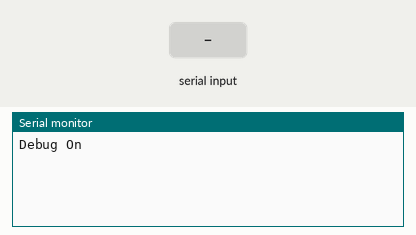
This sketch was run on a simulated Arduino Uno, built with avr-gcc and run on an emulated ATmega328P. On the bench: the last lines printed to the serial monitor. The test bench sets the inputs (shaded band). No radio packets arrive unless stated.

Above: at 1.2 s.
1.3 s: "1" received over Serial
At 3.5 s:
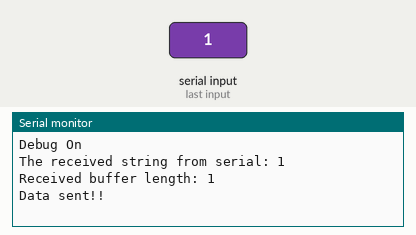
3.8 s: "0" received over Serial
At 5.2 s:
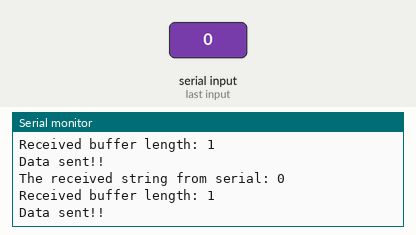
5.3 s: "2" received over Serial
At 6.8 s:
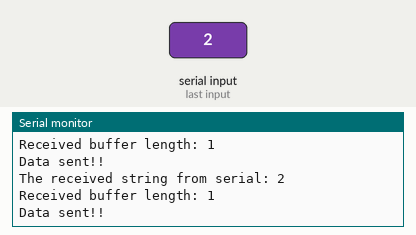

Measured:
- after the input at 1.3 s, the serial monitor: prints a new line after 1.0 s (image 1)
- after the input at 3.8 s, the serial monitor: prints a new line after 1.0 s (image 2)
- after the input at 5.3 s, the serial monitor: prints a new line after 1.0 s (image 3)

The sketch:

scratch_luminode_network.ino
```cpp
#include <SPI.h>
#include "nRF24L01.h"
#include "RF24.h"
#include "RF24_config.h"

#define debug

RF24 radio(9,10);
const uint64_t pipe1 = 0xE8E8F0F0E2LL;


void setup()
{
  Serial.begin(115200);
  radio.begin();
  radio.powerUp();
  radio.openWritingPipe(pipe1);
  #ifdef debug
  Serial.println("Debug On");
  #endif
}

  void loop()
{
  if(Serial.available())
  {
    processSerial();
  }
}


void processSerial()
{
  char temp[20]={};
  Serial.readBytes(temp,20);
  //Serial.readBytesUntil(' ', temp, 20);
  String buffer = String(temp);
  String s=String(buffer);
  #ifdef debug
  Serial.println();
  Serial.print("The received string from serial: ");
  Serial.println(s);
  #endif
  int buff_len=s.length();
  #ifdef debug
  Serial.print("Received buffer length: ");
  Serial.println(buff_len);
  #endif
  for(int i=0; i< buff_len; i++)
  {
  int charTosend[1];
  charTosend[0]=s.charAt(i);
  bool ok=radio.write(charTosend, 1);
  delay(10);
  if(ok)
  Serial.println("Data sent!!");
  else
  Serial.println("Plz Debug!!");
  }
  Serial.flush();
}
```
